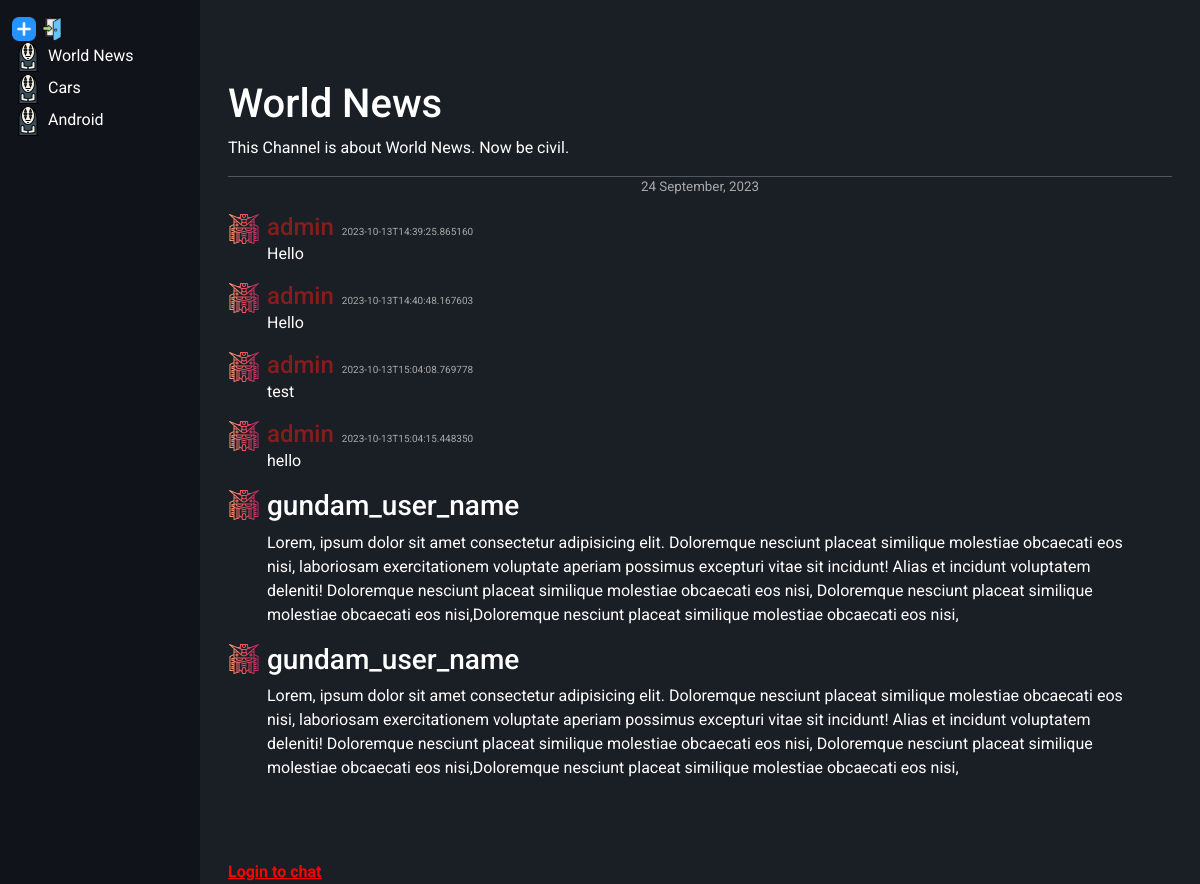
The page /channel/1 on the database its author committed.
### main.py (models this page shows, shortened)
class Channel(db.Model):
    __tablename__ = "channels"
    id = db.Column(db.Integer, primary_key=True, autoincrement=True)
    name = db.Column(db.String, nullable=False)
    description = db.Column(db.String, nullable=False)
    chats = db.relationship("Chat", backref="channels", lazy=True)

class Chat(db.Model):
    __tablename__ = "chats"
    id = db.Column(db.Integer, primary_key=True, autoincrement=True)
    user_id = db.Column(db.Integer, db.ForeignKey("users.id"), nullable=False)
    channel_id = db.Column(db.Integer, db.ForeignKey("channels.id"), nullable=False)
    chat_text = db.Column(db.String, nullable=False)
    datetime = db.Column(db.DateTime, default=datetime.utcnow, nullable=False)

class User(UserMixin, db.Model):
    __tablename__ = "users"
    id = db.Column(db.Integer, primary_key=True, autoincrement=True)
    username = db.Column(db.String(50), nullable=False)
    email = db.Column(db.String(100), nullable=False)
    password = db.Column(db.String, nullable=False)
    chat = db.relationship("Chat", backref="users", lazy=True)
    db.UniqueConstraint(username, email)

### main.py (the view)
@app.route("/channel/<int:channel_id>")
def channel(channel_id):
    session["channel_id"] = channel_id
    channel = Channel.query.filter_by(id=channel_id).first()
    channels = Channel.query.all()
    chats = Chat.query.filter_by(channel_id=channel_id).all()
    if current_user.is_authenticated:
        session["channel_id"] = channel_id
        session["username"] = current_user.username
        return render_template("index.html", channel=channel, chats=chats, channels=channels)
    return render_template("index.html", channel=channel, chats=chats, channels=channels)

### templates/index.html (shortened to what this page needs)
{% extends "base.html" %}
{% block content %}
<div class="container-fluid">
    <div class="row">
        <div id="channels-side" class="col-lg-2 col-md-3 col-sm-2">
            <ul class="side-list">
                <li>
                    <div>
                        <a style="display: inline;" href="{{url_for('create_channel')}}" title="create-channel"><img src="{{url_for('static', filename='images/plus.png')}}" alt="sign-up" height="24px"></a>
                        <a style="display: inline;" href="{{url_for('register')}}" title="sign-up"><img src="{{url_for('static', filename='images/log-in.png')}}" alt="sign-up" height="24px"></a>
                    </div>
                </li>
                {% for channel in channels %}
                <li>
                    <a href="{{url_for('channel', channel_id=channel.id)}}">
                        <img src="{{url_for('static', filename='images/ghost.png')}}" height="32px" width="32px"
                            alt="" />
                        {{channel.name}}
                    </a>
                </li>
                {% endfor %}
            </ul>
        </div>
        <div id="chat-side" class="col-lg-10 col-md-9 col-sm-10">
            <div class="chat-area container-fluid">
                <section id="chat-head">
                    <h1>{{channel.name}}</h1>
                    <p>{{channel.description}}</p>
                </section>
                <hr style="margin-bottom: 0;">
                <p class="chat-day-date" style="text-align: center">24 September, 2023</p>
                <ul class="side-list" id="chat-list">
                    {% for chat in chats %}
                    <li>
                        <div class="row">
                            <div class="col-1 user-chat-pic">
                                <img src="{{url_for('static', filename='images/gundam.png')}}" height="32px"
                                    width="32px" alt="username">
                            </div>
                            <div class="col-11 user-chat-text">
                                <h3 class="username">{{chat.users.username}}</h3><span
                                    class="chat-local-datetime">{{chat.datetime.isoformat()}}</span>
                                <p>
                                    {{chat.chat_text}}
                            </div>
                        </div>
                    </li>
                    {% endfor %}
                    <li>
                        <div class="row">
                            <div class="col-1 user-chat-pic">
                                <img src="{{url_for('static', filename='images/gundam.png')}}" height="32px"
                                    width="32px" alt="username">
                            </div>
                            <div class="col-11 user-chat-text">
                                <h3>gundam_user_name</h3>
                                <p>Lorem, ipsum dolor sit amet consectetur adipisicing elit.
                                    Doloremque nesciunt placeat similique molestiae obcaecati eos nisi, laboriosam
                                    exercitationem voluptate aperiam possimus excepturi vitae sit incidunt! Alias et
                                    incidunt
                                    voluptatem deleniti! Doloremque nesciunt placeat similique molestiae obcaecati eos
                                    nisi,
                                    Doloremque nesciunt placeat similique molestiae obcaecati eos nisi,Doloremque
                                    nesciunt placeat similique molestiae obcaecati eos nisi,
                            </div>
                        </div>
                    </li>
                    <li>
                        <div class="row">
                            <div style="display:inline; max-width: 39px;" class="col-1 user-chat-pic">
                                <img src="{{url_for('static', filename='images/gundam.png')}}" height="32px"
                                    width="32px" alt="username">
                            </div>
                            <div style="display: inline;" class="col-11 user-chat-text">
                                <h3>gundam_user_name</h3>
                                <p>Lorem, ipsum dolor sit amet consectetur adipisicing elit.
                                    Doloremque nesciunt placeat similique molestiae obcaecati eos nisi, laboriosam
                                    exercitationem voluptate aperiam possimus excepturi vitae sit incidunt! Alias et
                                    incidunt
                                    voluptatem deleniti! Doloremque nesciunt placeat similique molestiae obcaecati eos
                                    nisi,
                                    Doloremque nesciunt placeat similique molestiae obcaecati eos nisi,Doloremque
                                    nesciunt placeat similique molestiae obcaecati eos nisi,
                            </div>
                        </div>
                    </li>
                </ul>
                <div class="message-box">
                    {% if current_user.is_authenticated %}
                    <div class="inputs">
                        <input type="text" rows="3" placeholder="Message" name="message" id="message"
                            onkeydown="message_input(this)" />
                        <button type="submit" name="send" id="send-btn" onClick="sendMessage()">
                            Send
                        </button>
                    </div>
                    {% else %}
                    <a href="{{url_for('login')}}" style="color: red;"><strong>Login to chat</strong></a>
                    {% endif %}
                </div>
            </div>
        </div>
    </div>
</div>
{% endblock  %}

### templates/base.html (shortened to what this page needs)
<!doctype html>
<html lang="en">
  <head>
    <link href="https://cdn.jsdelivr.net/npm/bootstrap@5.3.2/dist/css/bootstrap.min.css" rel="stylesheet">
    <link href="{{url_for('static', filename='css/style.css')}}" rel="stylesheet">
  </head>
  <body>
    {% block content %}{% endblock  %}
  </body>
</html>

### static/css/style.css (style rules this page uses)
body { background-color: #1a1f26; color: #FFFFFF; font-family: 'Roboto', Arial, sans-serif; }
h1 { margin-top: 5rem; }
#channels-side { height: 100vh; padding-top: 1rem; background-color: rgb(16, 20, 26); overflow-y: scroll; }
#channels-side a { text-decoration: none; color: #FFFFFF; display: -webkit-box; -webkit-line-clamp: 1; -webkit-box-orient: vertical; overflow: hidden; }
#chat-side { height: 100vh; padding: 0 1rem 0 1rem ; }
.side-list { list-style: none; padding-left: 0; }
.chat-area { height: 95vh; overflow-y: auto; }
#chat-list { margin-bottom: 3rem; }
.chat-day-date { font-size: smaller; text-align: center; color: darkgray; }
.user-chat-pic { display: inline; max-width: 39px; }
.user-chat-text { display: inline; }
.username { display: inline; font-size: 24px; color: rgb(134, 28, 28); }
.chat-local-datetime { font-size: x-small; color: darkgray; margin-left: 0.5rem; }
.message-box { display: block; position: fixed; bottom: 0; width: 100%; }

### rows shown on the page
Channel: name "World News", description "This Channel is about World News. Now be civil."
Channel: name "Cars"
Channel: name "Android"
Chat: users.username "admin", datetime "2023-10-13T14:39:25.865160", chat_text "Hello"
Chat: users.username "admin", datetime "2023-10-13T14:40:48.167603", chat_text "Hello"
Chat: users.username "admin", datetime "2023-10-13T15:04:08.769778", chat_text "test"
Chat: users.username "admin", datetime "2023-10-13T15:04:15.448350", chat_text "hello"
